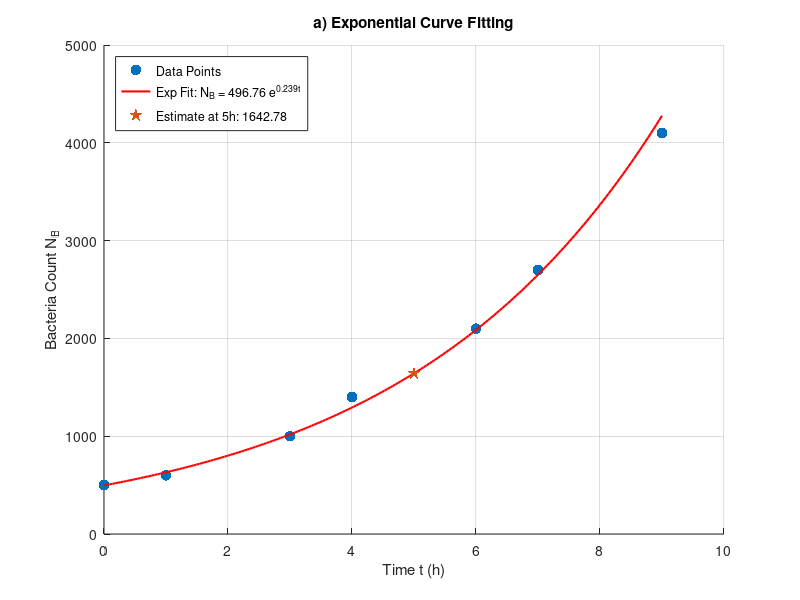
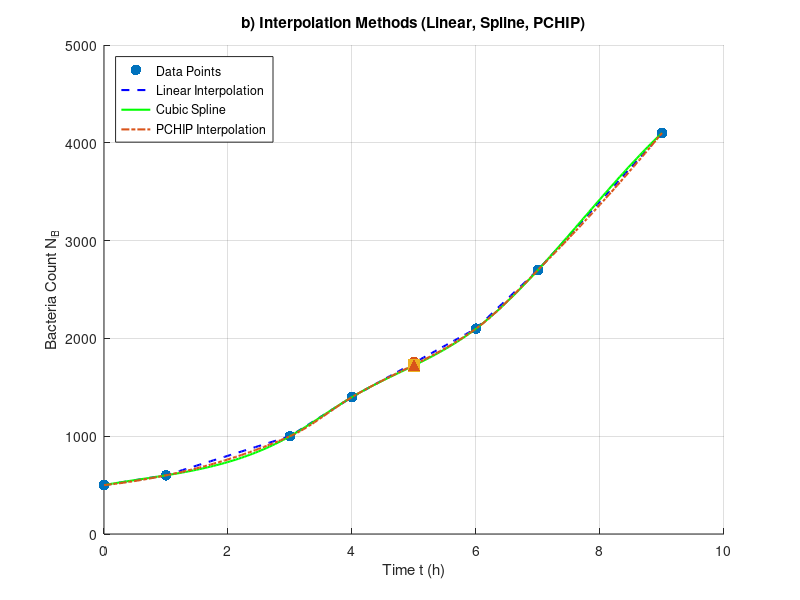

These figures' MATLAB source, in order:
% Given data
t = [0, 1, 3, 4, 6, 7, 9];
NB = [500, 600, 1000, 1400, 2100, 2700, 4100];
t_est = 5.0;
t_dense = linspace(min(t), max(t), 200);

%% ==========================================
% Part a: Exponential Fit (NB = N * exp(alpha * t))
% ==========================================
% Linearize via natural logarithm: ln(NB) = ln(N) + alpha * t
p = polyfit(t, log(NB), 1);
alpha = p(1);
N_coeff = exp(p(2));

% Estimate at t = 5h
NB_exp_5 = N_coeff * exp(alpha * t_est);

fprintf('--- Part a: Exponential Fit ---\n');
fprintf('Equation: NB = %.2f * exp(%.4f * t)\n', N_coeff, alpha);
fprintf('Estimated NB at t = 5h: %.2f\n\n', NB_exp_5);

% Plot for Part a
figure('Name', 'Exponential Fit', 'Position', [100, 100, 800, 500]);
scatter(t, NB, 60, 'black', 'filled', 'DisplayName', 'Data Points');
hold on;
plot(t_dense, N_coeff * exp(alpha * t_dense), 'r-', 'LineWidth', 1.5, ...
    'DisplayName', sprintf('Exp Fit: N_B = %.2f e^{%.3ft}', N_coeff, alpha));
scatter(t_est, NB_exp_5, 100, 'magenta', 'p', 'filled', ...
    'DisplayName', sprintf('Estimate at 5h: %.2f', NB_exp_5));
xlabel('Time t (h)');
ylabel('Bacteria Count N_B');
title('a) Exponential Curve Fitting');
legend('Location', 'northwest');
grid on;
hold off;


%% ==========================================
% Part b: Interpolation Methods
% ==========================================
% 1. Linear Interpolation
NB_linear_5 = interp1(t, NB, t_est, 'linear');

% 2. Cubic Spline Interpolation (using 'spline')
NB_spline_5 = spline(t, NB, t_est);

% 3. PCHIP Interpolation (Shape-preserving piecewise cubic)
NB_pchip_5 = pchip(t, NB, t_est);

fprintf('--- Part b: Interpolation Estimates at t = 5h ---\n');
fprintf('Linear Interpolation: %.2f\n', NB_linear_5);
fprintf('Cubic Spline Interpolation: %.2f\n', NB_spline_5);
fprintf('PCHIP Interpolation: %.2f\n', NB_pchip_5);

% Evaluate dense curves for plotting
y_linear = interp1(t, NB, t_dense, 'linear');
y_spline = spline(t, NB, t_dense);
y_pchip = pchip(t, NB, t_dense);

% Plot for Part b
figure('Name', 'Interpolation Methods', 'Position', [150, 150, 800, 500]);
scatter(t, NB, 60, 'black', 'filled', 'DisplayName', 'Data Points');
hold on;
plot(t_dense, y_linear, 'b--', 'LineWidth', 1.5, 'DisplayName', 'Linear Interpolation');
plot(t_dense, y_spline, 'g-', 'LineWidth', 1.5, 'DisplayName', 'Cubic Spline');
plot(t_dense, y_pchip, 'Color', [0.85, 0.33, 0.1], 'LineStyle', '-.', 'LineWidth', 1.5, 'DisplayName', 'PCHIP Interpolation');

% Mark estimates at t = 5h
scatter(t_est, NB_linear_5, 80, 'blue', 'o', 'filled', 'HandleVisibility', 'off');
scatter(t_est, NB_spline_5, 80, 'green', 's', 'filled', 'HandleVisibility', 'off');
scatter(t_est, NB_pchip_5, 80, [0.85, 0.33, 0.1], '^', 'filled', 'HandleVisibility', 'off');

xlabel('Time t (h)');
ylabel('Bacteria Count N_B');
title('b) Interpolation Methods (Linear, Spline, PCHIP)');
legend('Location', 'northwest');
grid on;
hold off;
